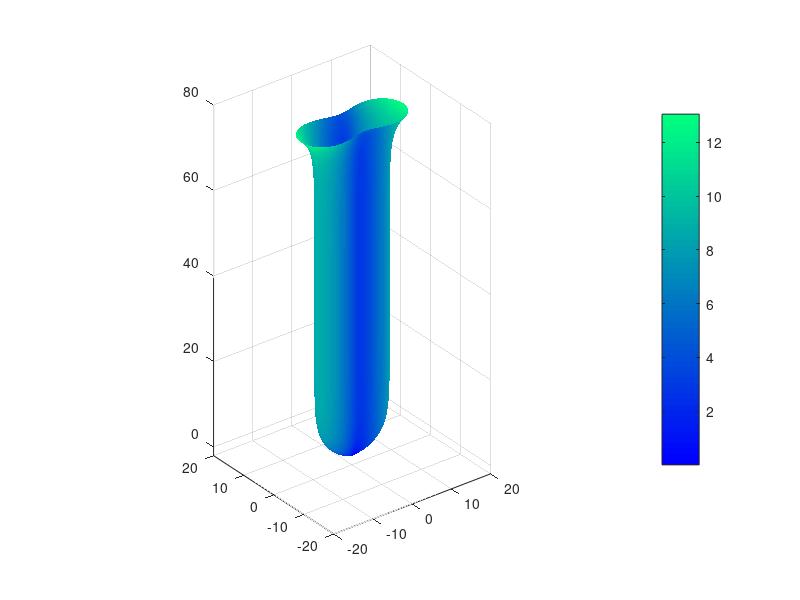

Source code (MATLAB):
%% Crypt Fission (Cassini?)
clear; close all; clc

% Discretize space
N_u = 120; 
u = linspace(0, 2*pi, N_u);
N_v = 120; 
v = linspace(0, 1, N_v)';
[U_mesh, V_mesh] = meshgrid(u, v);

% Crypt Geometry
L = 78;              
r_b = 41 / (2 * pi); 
r_t = 10 / pi;       
alpha = 0.3;       

Z = L * V_mesh;
R_z = r_b * (1 - exp(-alpha * Z)) + r_t * exp(alpha * (Z - L));


% Plot
figure(1)
for c = -20 : 120
   
    A = 1 ./ (1 + exp(0.15 * (Z - c)));
    if c < 0
        A = A * exp(c); 
    end 
    
   
    b = R_z; 
    a = 0.90 * b .* A; 
    
    % Cassini
    r_sq = a.^2 .* cos(2 * U_mesh) + sqrt(b.^4 - a.^4 .* sin(2 * U_mesh).^2);
    lambda = sqrt(r_sq);
    
    % Cartesian coordinates
    X = lambda .* cos(U_mesh);
    Y = lambda .* sin(U_mesh);
    
    % Surface
    surf(X, Y, Z, lambda)
    shading interp
    colormap winter
    colorbar
    axis equal
    view(3)
    xlim([-20 20])
    ylim([-20 20])
    zlim([-2 80])
    drawnow
end
